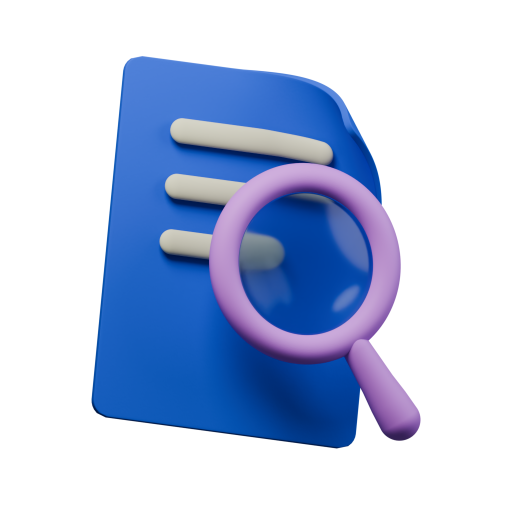
#> input picture design-assets/status-icons-blender/document-1024.png, 1024 x 1024 px (shown at 1/2 size)
$ python export_app_icons.py
#> lines starting #> are read from the running program, lines starting #| are printed output that depends on the picture
"""Export the saved Blender renders to the shared Hydration app image paths."""
import hashlib
import json
from pathlib import Path
from PIL import Image

source = Path(__file__).resolve().parent
repo = source.parent.parent
targets = [
    ('review','document-1024.png','Review3D.webp','BankProviderHandoff'),
    ('waiting','hourglass-1024.png','Waiting3D.webp','BankTransferStatusIllustration'),
]
exports = []
for icon,filename,asset,component in targets:
    png = source/filename
    image = Image.open(png)
#> image is the input picture: PIL image 1024x1024 RGBA; mean R, G, B, A 24.9, 39.3, 69.2, 97.5
    assert image.size == (1024,1024) and image.mode == 'RGBA', filename
    image = image.resize((512,512),Image.Resampling.LANCZOS)
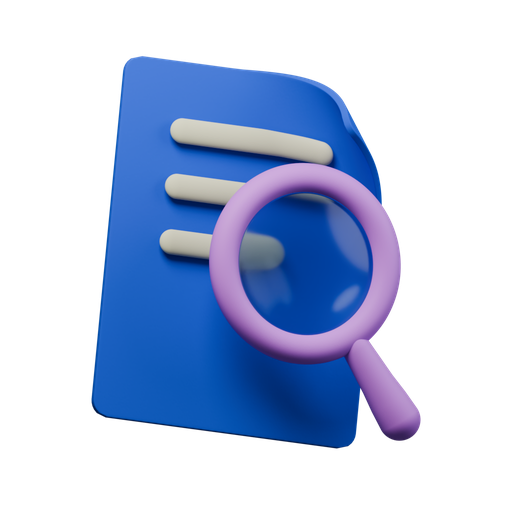
#> image: PIL image 512x512 RGBA; mean R, G, B, A 25.2, 39.7, 70.1, 97.5; transparent parts drawn white
    output = repo/'packages/ui/src/assets/images'/asset
    temporary = output.with_suffix('.webp.tmp')
    image.save(temporary,format='WEBP',quality=92,method=6)
    temporary.replace(output)
    check = Image.open(output)
    assert check.size == (512,512) and check.mode == 'RGBA', asset
    exports.append({'icon':icon,'render':filename,'appAsset':str(output.relative_to(repo)),
                    'size':[512,512],'bytes':output.stat().st_size,
                    'sha256':hashlib.sha256(output.read_bytes()).hexdigest(),
                    'sharedComponent':component,'flowVersions':['Current flow','Version 2']})
#> pass 2 of the loop `for icon,filename,asset,component in targets:`:
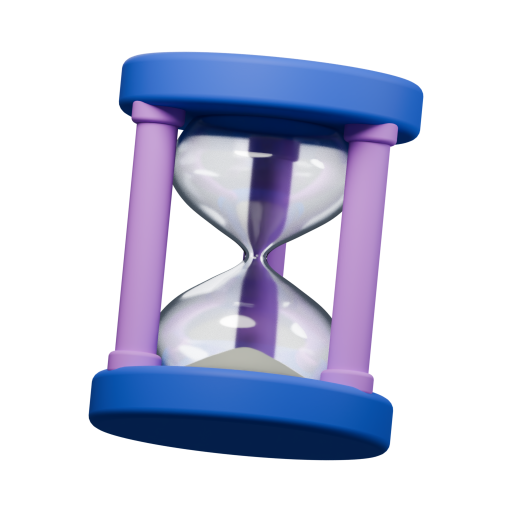
#> input picture design-assets/status-icons-blender/hourglass-1024.png, 1024 x 1024 px (shown at 1/2 size)
#> image is the input picture: PIL image 1024x1024 RGBA; mean R, G, B, A 32.2, 35.9, 58.1, 81.9
#> `image = image.resize((512,512),Image.Resampling.LANCZOS)`:
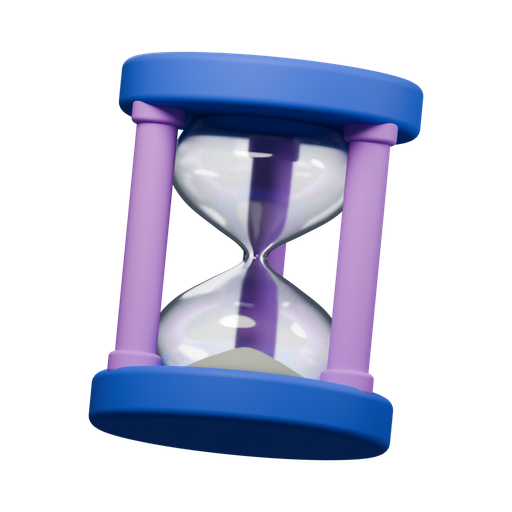
#> image: PIL image 512x512 RGBA; mean R, G, B, A 32.8, 36.5, 59.2, 81.9; transparent parts drawn white
manifest = {'sourceBlend':'status-icons.blend','exports':exports}
(source/'app-assets.json').write_text(json.dumps(manifest,indent=2)+'\n')
print(json.dumps(manifest,indent=2))
